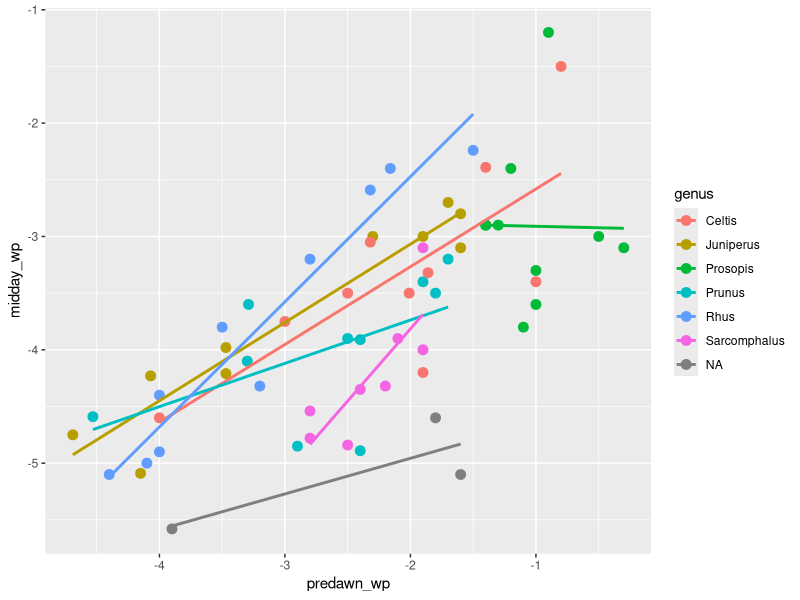
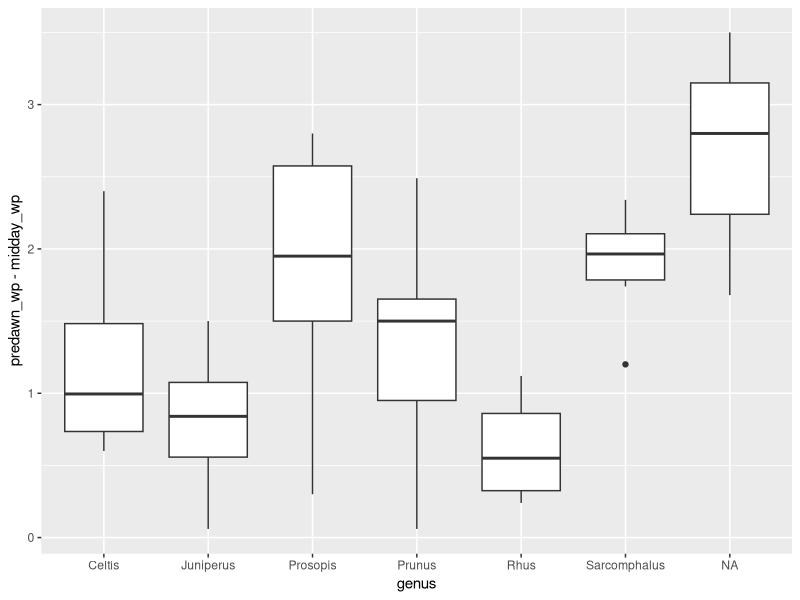
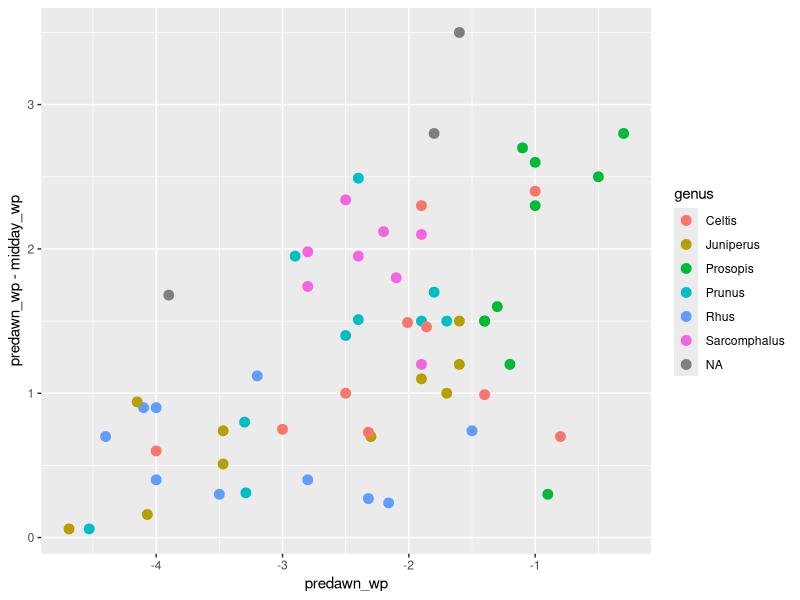
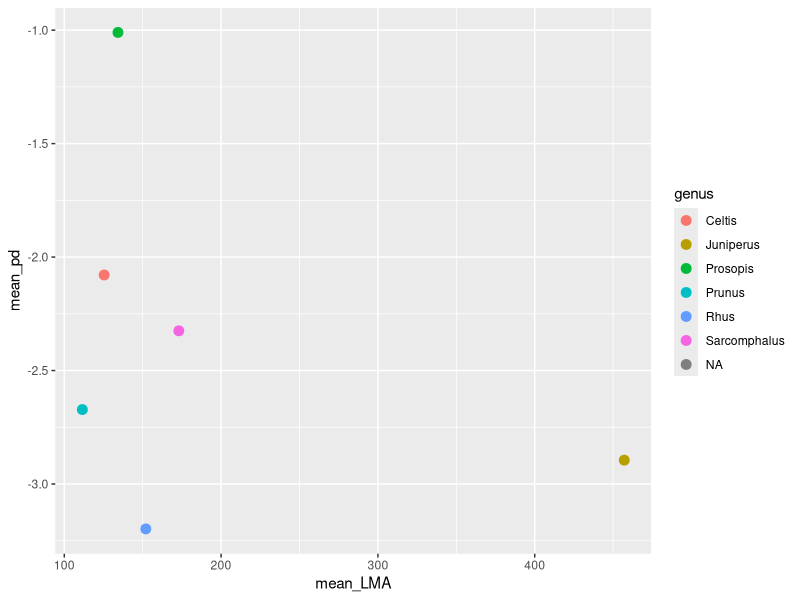
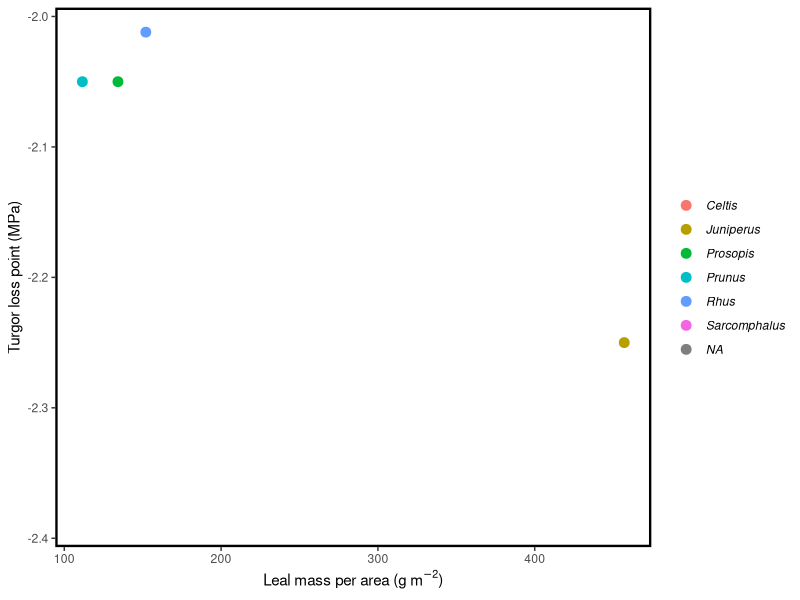
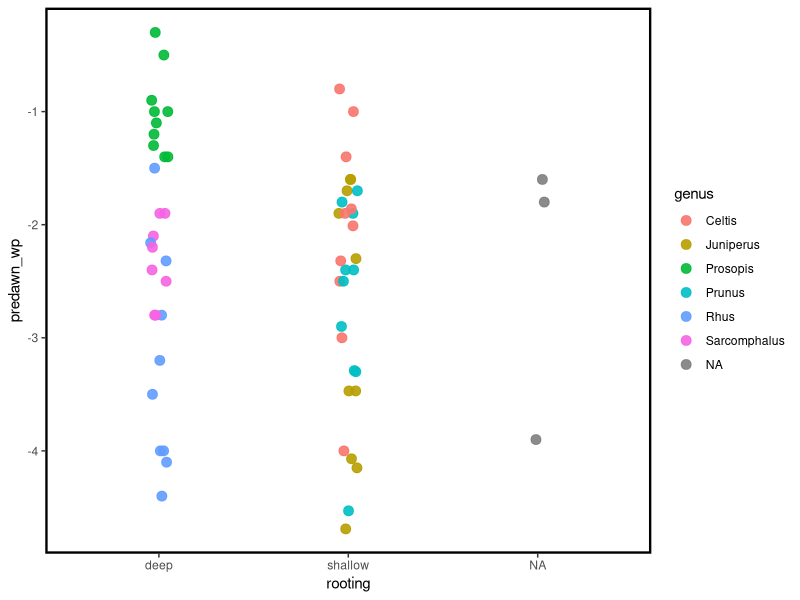
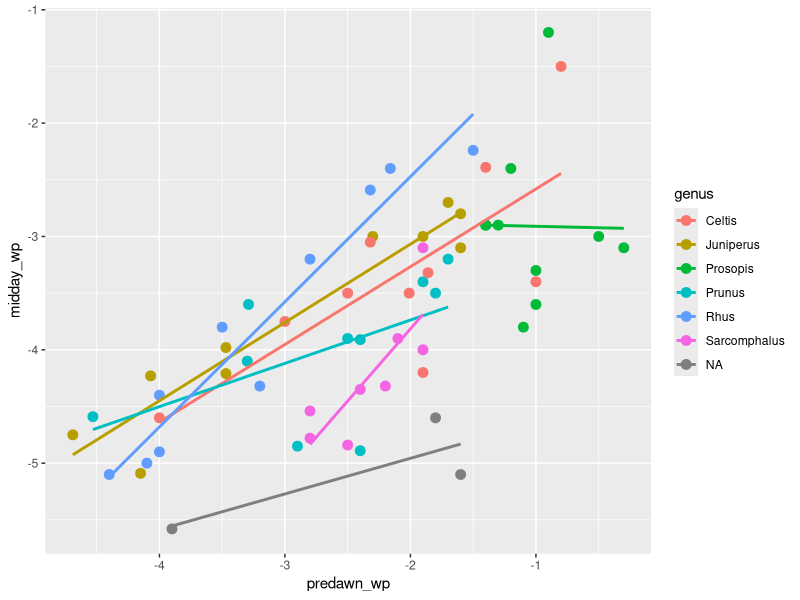
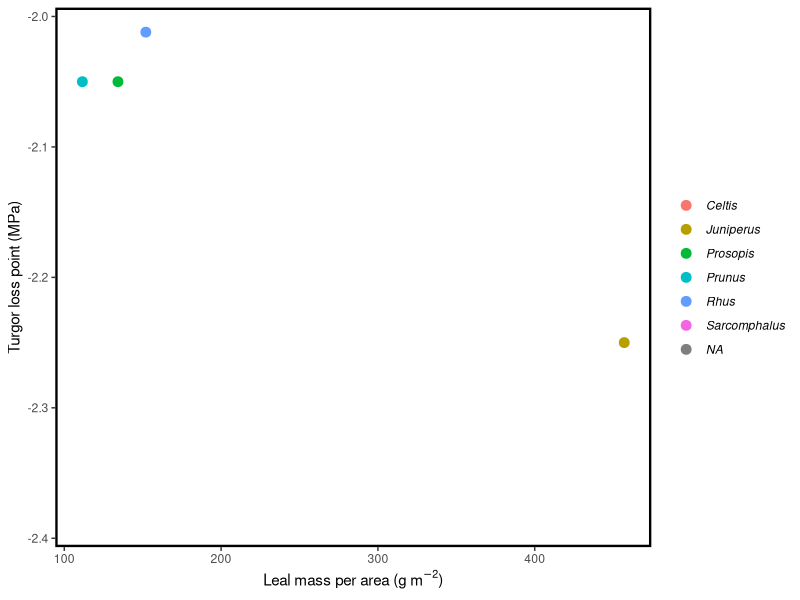

The R source for these figures, in order:
## dickens.R
##
## Dylan Schwilk
##
## Data from BIOL-3405 field trips to Dickens Springs on 9/14/2024 and 9/19/2026. Work
## included predawn and midday water potentials

library(readr)
library(dplyr)
library(ggplot2)

# read data from csv filess
wp <- read_csv("data/dickens/wp.csv")
species <- read_csv("data/dickens/species.csv")
#species <- read.csv("data/dickens/species.csv", stringsAsFactors=FALSE)

leaves <- read_csv("data/dickens/leaf_area.csv")
pv_leaves <- read_csv("data/dickens/pv_leaf_dickens.csv")

## Calculate LMA and leaf size trait:
## convert leaf area from cm^2 to m^2
leaves <- mutate(leaves, leaf_area = leaf_area/(10000), LMA=dry_mass/leaf_area, leaf_size=leaf_area/n_leaves)

# Merge water potential data with leaf trait data and then with species info

dickens <- left_join(wp, leaves)
dickens <- left_join(dickens, species)

## Look at all data:
dickens

nrow(dickens)
# 28

## print column names:
names(dickens)


## Summarize water potential and trait values by genus. This is the same as
## summarizing by species because we have no genera with more than one species
## here.
by_genus <- group_by(dickens, genus, spcode)
genus_means <- summarize(by_genus, mean_pd=mean(predawn_wp), mean_md=mean(midday_wp),
          mean_lsize = mean(leaf_size, na.rm=TRUE), mean_LMA = mean(LMA, na.rm=TRUE))
          ## mean_ldmc = mean(ldmc, na.rm = TRUE),
          ## leaf_length = mean(leaf_length, na.rm = TRUE),
          ## tlp = mean(tlp, na.rm = TRUE),
          ## rwc_tlp = mean(rwc_tlp, na.rm = TRUE),
          ## capacitance_above_tlp = mean(capacitance_above_tlp, na.rm = TRUE),
          ## capacitance_below_tlp = mean(capacitance_below_tlp, na.rm = TRUE),
          ## modulus_elasticity = mean(modulus_elasticity, na.rm = TRUE),
          ## swc = mean(swc, na.rm = TRUE),
          ## osmotic_potential = mean(osmotic_potential, na.rm = TRUE))
########################################################
# Selecting the traits from pv_leaves that do not overlap with
# leaves and merge with dickens by spcode
#################################################################
         
pv_leaves <- pv_leaves %>%
  dplyr::select(- c("lma", "leaf_area"))
genus_means <- left_join(genus_means, pv_leaves, by = "spcode")

## DWS: above is misleading -- really should join just with species means.
## Doing the above implies data that does not exist.



# Water potential figures
ggplot(dickens, aes(predawn_wp, midday_wp, color=genus)) +
  geom_point(size=3) +
  geom_smooth(method="lm", se=FALSE)

ggsave("results/dickens_pd_vs_md.pdf")

ggplot(dickens, aes(genus, predawn_wp-midday_wp)) +
  geom_boxplot()

ggplot(dickens, aes(predawn_wp, predawn_wp-midday_wp, color=genus)) +
  geom_point(size=3)



## Species comparisons

ggplot(genus_means, aes(mean_LMA, mean_pd, color=genus)) +
  geom_point(size=3)


## Figure request by Esther, Lauren, Zak group:
## For one of the graphs, the x axis would be average LMA for each genus
## and the Y would be average turgor loss point for the four genus’ that
## we have.

simple_theme <-  theme(panel.border = element_rect(size = 1.6, fill=NA),
                       panel.grid.minor = element_blank(),
                       panel.grid.major = element_blank(),
                       panel.background = element_rect(size = 1.6, fill = NA),
                       legend.background = element_rect(fill = "transparent"),
                       legend.key = element_rect(fill="transparent"))
 


lma_tlp_plot <- ggplot(genus_means, aes(mean_LMA, tlp, color=genus)) +
  geom_point(size=3) +
  labs(x =expression(paste("Leal mass per area (", g~m^-2, ")")),
       y = "Turgor loss point (MPa)") +
  simple_theme +
  theme(legend.title = element_blank(),
        legend.text = element_text(face="italic"))
       # legend.position = c(.7, 0.72))
lma_tlp_plot
ggsave("./results/lma_tlp.pdf", plot=lma_tlp_plot, height=8, width=8, units="cm")

## Request from Zander 2024-12-04:

## correlation test:
wp_diff <- genus_means$mean_pd - genus_means$mean_md
cor.test(wp_diff, genus_means$mean_LMA)

## More requests: There was also one more figure we were hoping to get. We were
## hoping to show relative rooting depth versus average predawn water potential
## for species. Maybe we could have two graphs right next to each other, one
## for shallow rooters and one for deep rooters? Celtis, Prunus, and Juniper
## are relatively shallow. Prosopis, Rhus, and Sarcomphalus are relatively
## deep.
 
root_predawn_plot <- ggplot(dickens, aes(rooting, predawn_wp, color=genus)) +
  geom_point(size=3, alpha=0.9,
             position=position_jitter(width=0.05, height=0)) +
  simple_theme

root_predawn_plot

## I was also wondering if there might be a way to show if there’s a
## statistical difference between the predawn water potentials for shallow
## versus deep rooters.

## DWS: Well, we can see from figure that there is no effect. We can run a two
## way anova with genus as fixed effect:
pd_mod <- lm(data=dickens, predawn_wp ~ rooting + genus)
summary(pd_mod)
anova(pd_mod)

## Species effect but no rooting effect. So, species differ but not explained
## by rooting depth.

## Conceptually, genus is really a random eeffect (mixed model) but with that
## won't fit with so few genera. We could do the (wrong) naive simple linear
## model ignoring that observations are nested within species:
pd_mod2 <- lm(data=dickens, predawn_wp ~ rooting)
summary(pd_mod2)
# No effect



## Test of variances for Esther:
var(filter(dickens, rooting=="shallow")$predawn_wp)
# [1] 0.7171429
var(filter(dickens, rooting=="deep")$predawn_wp)
# 1.868077


var.test(predawn_wp ~ rooting, data=dickens)

## 	F test to compare two variances

## data:  predawn_wp by rooting
## F = 2.6049, num df = 12, denom df = 14, p-value = 0.09066
## alternative hypothesis: true ratio of variances is not equal to 1
## 95 percent confidence interval:
##  0.8540183 8.3518228
## sample estimates:
## ratio of variances 
##           2.60488
